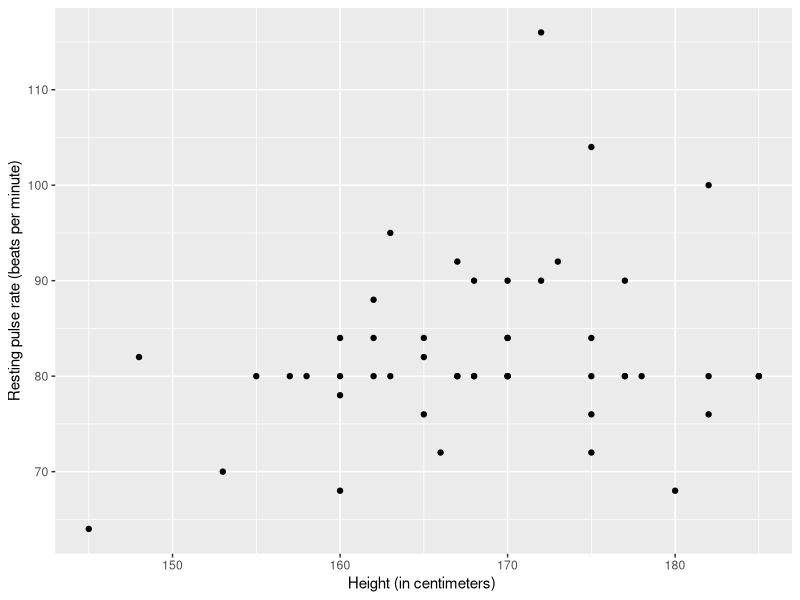
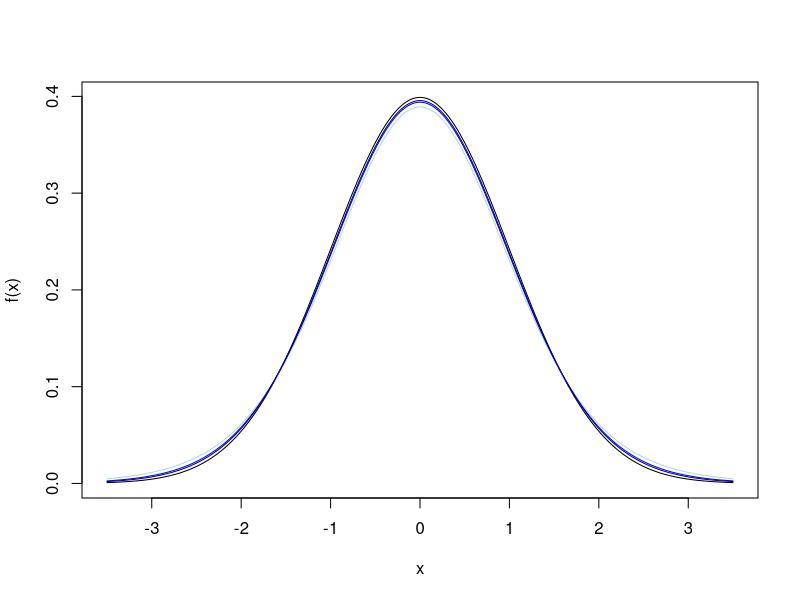

These charts were generated, in order, by the following R code:
## ---- chunk 1
library(ggplot2)

## ---- chunk 2
PulseData <- read.csv(file="../data/pulse.csv", header=T)
head(PulseData)
## ---- chunk 3
library(ggplot2)
PulseData |> ggplot(mapping = aes(x=Height, y=Pulse)) + geom_point() +
ylab("Resting pulse rate (beats per minute)") +  xlab("Height (in centimeters) ") 
## ---- chunk 4
x=(-350:350)/100
y1 = dnorm(x)
plot(x, y1, ylab="f(x)", type="l")
y2 = dt(x,df=10)
lines(x, y2, col="lightblue")
y3 = dt(x,df=20)
lines(x, y3, col="blue")
y4 = dt(x,df=30)
lines(x, y4, col="darkblue")
